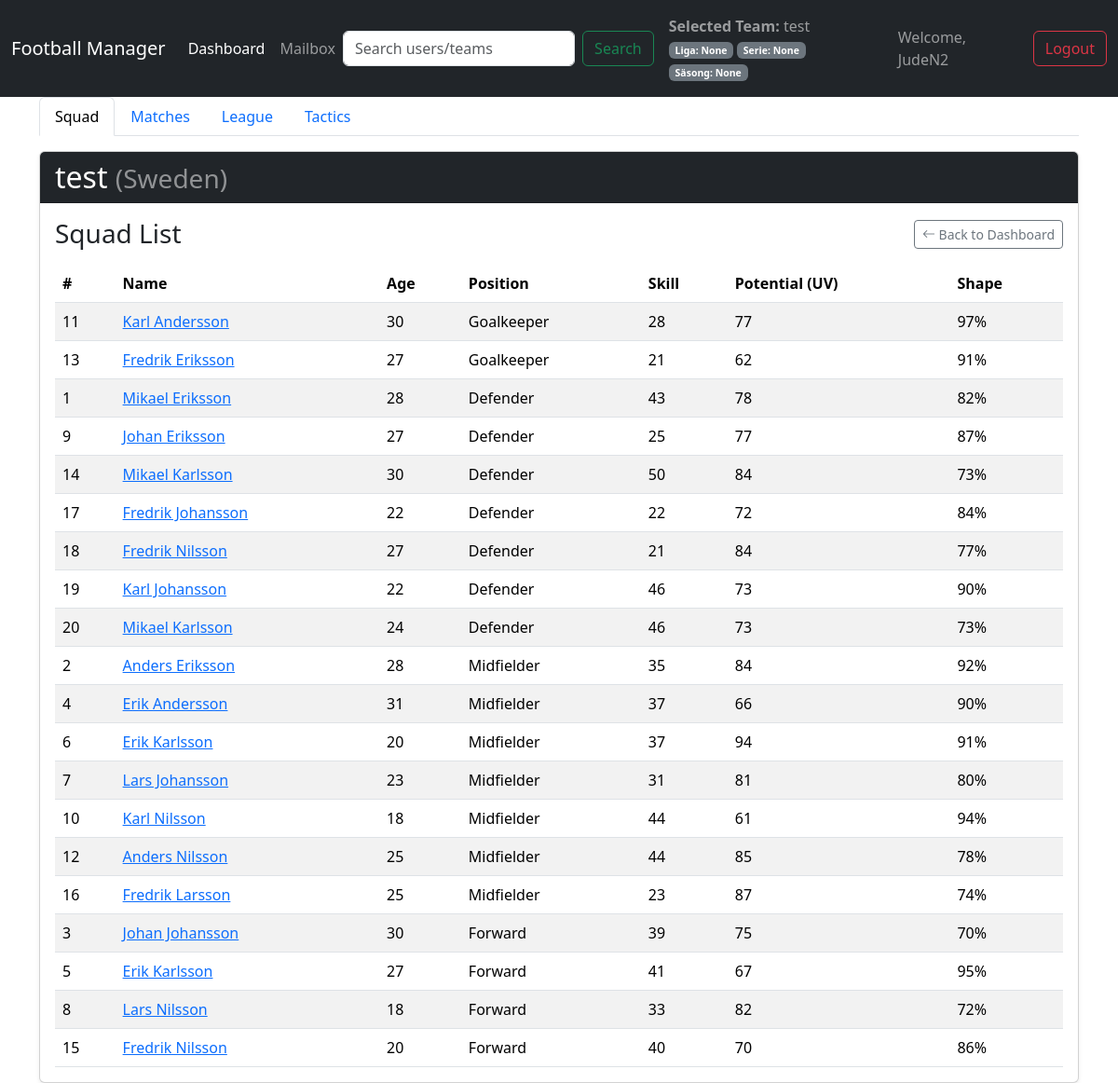
Screenshot of /team/2 (signed in) with the database file from the repository.
### app/models.py (models this page shows, shortened)
class Team(db.Model):
    id = db.Column(db.Integer, primary_key=True)
    name = db.Column(db.String(100), unique=True, nullable=False)
    country = db.Column(db.String(50), nullable=False)
    user_id = db.Column(db.Integer, db.ForeignKey('user.id'), nullable=False)
    players = db.relationship('Player', backref='team', lazy=True, cascade="all, delete-orphan")
    league = db.Column(db.String(100), nullable=True, default=None)
    division = db.Column(db.String(50), nullable=True, default=None)
    season = db.Column(db.Integer, nullable=True, default=None)

class User(db.Model):
    id = db.Column(db.Integer, primary_key=True)
    username = db.Column(db.String(80), unique=True, nullable=False)
    password_hash = db.Column(db.String(128))
    teams = db.relationship('Team', backref='user', lazy=True, cascade="all, delete-orphan")
    sent_messages = db.relationship('Message', foreign_keys='Message.sender_id', backref='sender', lazy=True, cascade="all, delete-orphan")
    received_messages = db.relationship('Message', foreign_keys='Message.recipient_id', backref='recipient', lazy=True, cascade="all, delete-orphan")

class Player(db.Model):
    id = db.Column(db.Integer, primary_key=True)
    name = db.Column(db.String(100), nullable=False)
    age = db.Column(db.Integer, nullable=False)
    position = db.Column(db.Enum(Position), nullable=False)
    skill = db.Column(db.Integer, nullable=False)
    potential = db.Column(db.Integer, nullable=False) # "UV" (utvecklingsvärde)
    shape = db.Column(db.Integer, nullable=False)
    shirt_number = db.Column(db.Integer, nullable=False)
    team_id = db.Column(db.Integer, db.ForeignKey('team.id'), nullable=False)

### app/routes_game.py (the view)
@game_bp.route('/team/<int:team_id>')
def team_page(team_id):
    if 'username' not in session:
        return redirect(url_for('auth_bp.login'))
    team = Team.query.get_or_404(team_id)
    user = User.query.filter_by(username=session['username']).first()
    is_owner = (team.user_id == user.id)
    if is_owner:
        session['selected_team_id'] = team.id
    position_order = {Position.GOALKEEPER: 0, Position.DEFENDER: 1, Position.MIDFIELDER: 2, Position.FORWARD: 3}
    sorted_players = sorted(team.players, key=lambda p: (position_order[p.position], p.shirt_number))
    return render_template('team_page.html', team=team, players=sorted_players, is_owner=is_owner)

### app/__init__.py (called while the page is built)
def create_app():
    app = Flask(__name__)
    app.config['SECRET_KEY'] = 'a_very_secret_key_for_development'
    app.config['SQLALCHEMY_DATABASE_URI'] = 'sqlite:///' + os.path.join(basedir, 'database.db')
    db.init_app(app)
    from .routes_auth import auth_bp
    from .routes_game import game_bp
    app.register_blueprint(auth_bp)
    app.register_blueprint(game_bp)
    @app.context_processor
    def inject_selected_team():
        if 'selected_team_id' in session:
            from .models import Team
            selected_team = Team.query.get(session['selected_team_id'])
            return dict(selected_team=selected_team)
        return dict(selected_team=None)
    def nl2br(value):
        result = value.replace('\n', '<br>\n')
        return Markup(result)
    app.jinja_env.filters['nl2br'] = nl2br
    return app

### app/templates/team_page.html (shortened to what this page needs)
{% extends "base.html" %}
{% block content %}
<div class="row">
    <div class="col-md-12">
        <ul class="nav nav-tabs mb-3">
            <li class="nav-item">
                <a class="nav-link active" href="{{ url_for('game_bp.team_page', team_id=team.id) }}">Squad</a>
            </li>
            {% if is_owner %}
            <li class="nav-item">
                <a class="nav-link" href="{{ url_for('game_bp.coming_soon') }}">Matches</a>
            </li>
            <li class="nav-item">
                <a class="nav-link" href="{{ url_for('game_bp.coming_soon') }}">League</a>
            </li>
            <li class="nav-item">
                <a class="nav-link" href="{{ url_for('game_bp.coming_soon') }}">Tactics</a>
            </li>
            {% endif %}
        </ul>
        <div class="card shadow-sm">
            <div class="card-header bg-dark text-white">
                <h1 class="h2 mb-0">{{ team.name }} <small class="text-white-50">({{ team.country }})</small></h1>
            </div>
            <div class="card-body">
                <div class="d-flex justify-content-between align-items-center mb-3">
                    <h3 class="card-title mb-0">Squad List</h3>
                    <div>
                        <a href="{{ url_for('game_bp.dashboard') }}" class="btn btn-outline-secondary btn-sm">
                            <i class="bi bi-arrow-left"></i> Back to Dashboard
                        </a>
                    </div>
                </div>
                <div class="table-responsive">
                    <table class="table table-striped table-hover mb-0">
                        <thead>
                            <tr>
                                <th>#</th>
                                <th>Name</th>
                                <th>Age</th>
                                <th>Position</th>
                                <th>Skill</th>
                                <th>Potential (UV)</th>
                                <th>Shape</th>
                            </tr>
                        </thead>
                        <tbody>
                            {% for player in players %}
                            <tr>
                                <td>{{ player.shirt_number }}</td>
                                <td><a href="{{ url_for('game_bp.player_page', player_id=player.id) }}">{{ player.name }}</a></td>
                                <td>{{ player.age }}</td>
                                <td>{{ player.position.value }}</td>
                                <td>{{ player.skill }}</td>
                                <td>{{ player.potential }}</td>
                                <td>{{ player.shape }}%</td>
                            </tr>
                            {% endfor %}
                        </tbody>
                    </table>
                </div>
            </div>
        </div>
    </div>
</div>
{% endblock %}

### app/templates/base.html (shortened to what this page needs)
<!DOCTYPE html>
<html lang="en">
<head>
    <link href="https://cdn.jsdelivr.net/npm/bootstrap@5.3.3/dist/css/bootstrap.min.css" rel="stylesheet">
    <link rel="stylesheet" href="https://cdn.jsdelivr.net/npm/bootstrap-icons@1.11.3/font/bootstrap-icons.min.css">
</head>
<body>
    <nav class="navbar navbar-expand-lg navbar-dark bg-dark fixed-top">
        <div class="container-fluid">
            <a class="navbar-brand" href="{{ url_for('game_bp.dashboard') }}">Football Manager</a>
            <div class="collapse navbar-collapse">
                <ul class="navbar-nav me-auto mb-2 mb-lg-0">
                    <li class="nav-item">
                        <a class="nav-link active" href="{{ url_for('game_bp.dashboard') }}">Dashboard</a>
                    </li>
                    <li class="nav-item">
                        <a class="nav-link" href="{{ url_for('game_bp.mailbox') }}">Mailbox</a>
                    </li>
                </ul>
                <form class="d-flex me-3" action="{{ url_for('game_bp.search') }}" method="post">
                    <input class="form-control me-2" type="search" placeholder="Search users/teams" name="query" aria-label="Search">
                    <button class="btn btn-outline-success" type="submit">Search</button>
                </form>
                {% if selected_team %}
                    <div class="navbar-text me-3">
                        <strong>Selected Team:</strong> {{ selected_team.name }} <br>
                        <small>
                            <span class="badge bg-secondary">Liga: {{ selected_team.league or 'None' }}</span>
                            <span class="badge bg-secondary">Serie: {{ selected_team.division or 'None' }}</span>
                            <span class="badge bg-secondary">Säsong: {{ selected_team.season or 'None' }}</span>
                        </small>
                    </div>
                {% endif %}
                {% if session.username %}
                <span class="navbar-text me-3">
                    Welcome, {{ session.username }}
                </span>
                <a href="{{ url_for('auth_bp.logout') }}" class="btn btn-outline-danger">Logout</a>
                {% endif %}
            </div>
        </div>
    </nav>
    <main class="container mt-4">
        {% block content %}{% endblock %}
    </main>
</body>
</html>

### app/templates/base.html (style rules this page uses)
body { background-image: url('https://images.pexels.com/photos/114296/pexels-photo-114296.jpeg'); background-size: cover; background-position: center; background-attachment: fixed; padding-top: 80px; }

### rows the page displays
Team: name "test", league "None", division "None", season "None", country "Sweden"
User: username "JudeN2"
Player: shirt_number "11", name "Karl Andersson", age "30", position.value "Goalkeeper", skill "28", potential "77", shape "97"
Player: shirt_number "13", name "Fredrik Eriksson", age "27", position.value "Goalkeeper", skill "21", potential "62", shape "91"
Player: shirt_number "1", name "Mikael Eriksson", age "28", position.value "Defender", skill "43", potential "78", shape "82"
Player: shirt_number "9", name "Johan Eriksson", age "27", position.value "Defender", skill "25", potential "77", shape "87"
Player: shirt_number "14", name "Mikael Karlsson", age "30", position.value "Defender", skill "50", potential "84", shape "73"
Player: shirt_number "17", name "Fredrik Johansson", age "22", position.value "Defender", skill "22", potential "72", shape "84"
Player: shirt_number "18", name "Fredrik Nilsson", age "27", position.value "Defender", skill "21", potential "84", shape "77"
Player: shirt_number "19", name "Karl Johansson", age "22", position.value "Defender", skill "46", potential "73", shape "90"
Player: shirt_number "20", name "Mikael Karlsson", age "24", position.value "Defender", skill "46", potential "73", shape "73"
Player: shirt_number "2", name "Anders Eriksson", age "28", position.value "Midfielder", skill "35", potential "84", shape "92"
Player: shirt_number "4", name "Erik Andersson", age "31", position.value "Midfielder", skill "37", potential "66", shape "90"
Player: shirt_number "6", name "Erik Karlsson", age "20", position.value "Midfielder", skill "37", potential "94", shape "91"
Player: shirt_number "7", name "Lars Johansson", age "23", position.value "Midfielder", skill "31", potential "81", shape "80"
Player: shirt_number "10", name "Karl Nilsson", age "18", position.value "Midfielder", skill "44", potential "61", shape "94"
Player: shirt_number "12", name "Anders Nilsson", age "25", position.value "Midfielder", skill "44", potential "85", shape "78"
Player: shirt_number "16", name "Fredrik Larsson", age "25", position.value "Midfielder", skill "23", potential "87", shape "74"
Player: shirt_number "3", name "Johan Johansson", age "30", position.value "Forward", skill "39", potential "75", shape "70"
Player: shirt_number "5", name "Erik Karlsson", age "27", position.value "Forward", skill "41", potential "67", shape "95"
Player: shirt_number "8", name "Lars Nilsson", age "18", position.value "Forward", skill "33", potential "82", shape "72"
Player: shirt_number "15", name "Fredrik Nilsson", age "20", position.value "Forward", skill "40", potential "70", shape "86"
